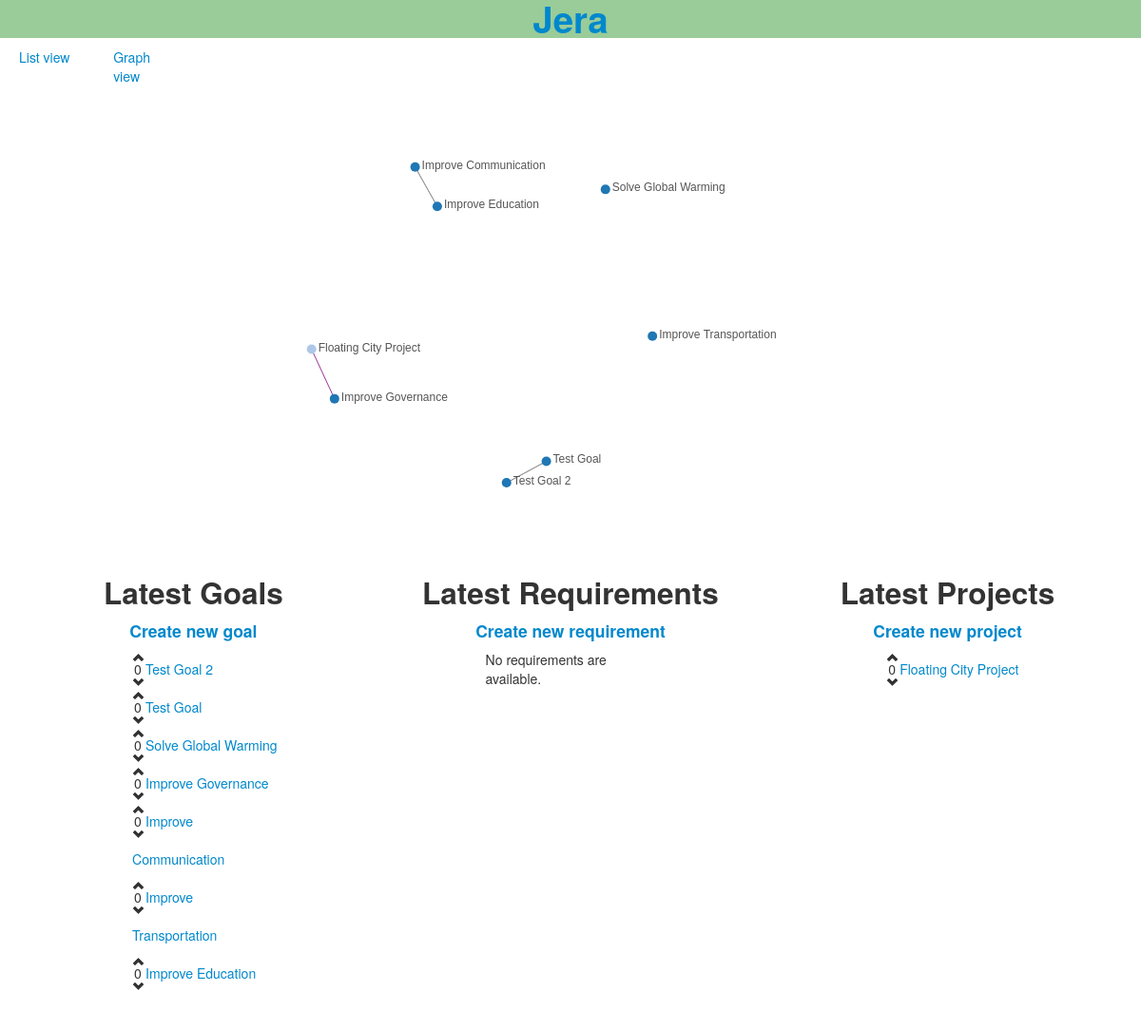
The page / on the database its author committed.
### stokosm/models.py (models this page shows, shortened)
class Node(GeneralContent):
  related = models.ManyToManyField("self", through='Connection', symmetrical=False, related_name='reverse_related')
  description = models.CharField(max_length=2000, blank=True)
  ranking = models.IntegerField(default=0)

class Goal(Node):
  pass

class GeneralContent(models.Model):
  name = models.CharField(max_length=200)
  pub_date = models.DateTimeField('date published', default=datetime.now)
  class Meta:
    abstract = True

class Node(GeneralContent):
  related = models.ManyToManyField("self", through='Connection', symmetrical=False, related_name='reverse_related')
  description = models.CharField(max_length=2000, blank=True)
  ranking = models.IntegerField(default=0)

class Project(Node):
  linked_goals = models.ManyToManyField(Goal, through='Link', related_name='linked_projects')
  linked_req = models.ManyToManyField(Requirement, through='Link', related_name='linked_projects')

### stokosm/views.py (the view, shortened to what this page needs)
# urls.py: url(r'^$', views.index, name="index"),
def index(request, error_message=""):
	pages = {'goal_page': 1, 'requirement_page': 1, 'project_page': 1, }
	if "goal_page" in request.GET:
		pages["goal_page"] = request.GET.get("goal_page")
	if "requirement_page" in request.GET:
		pages["requirement_page"] = request.GET.get("requirement_page")
	if "project_page" in request.GET:
		pages["project_page"] = request.GET.get("project_page")
	goal_paginator = Paginator(Goal.objects.order_by('-pub_date'), 10)
	requirement_paginator = Paginator(Requirement.objects.order_by('-pub_date'), 10)
	project_paginator = Paginator(Project.objects.order_by('-pub_date'), 10)
	try:
		goals = goal_paginator.page(pages["goal_page"])
		requirements = requirement_paginator.page(pages["requirement_page"])
		projects = project_paginator.page(pages["project_page"])
	except PageNotAnInteger:
		goals = goal_paginator.page(1)
		requirements = requirement_paginator.page(1)
		projects = project_paginator.page(1)
	except EmptyPage:
		goals = goal_paginator.page(goal_paginator.num_pages)
		requirements = requirement_paginator.page(requirement_paginator.num_pages)
		projects = project_paginator.page(project_paginator.num_pages)
	for goal in goals:
		if request.method == 'POST' and ( str(goal.id)+"_vote" in request.POST):
			vote = request.POST.get(str(goal.id)+"_vote")
			if vote == "upvote":
				goal.ranking+=1
				goal.save()
			elif vote == "downvote":
				goal.ranking-=1
				goal.save()
	for project in projects:
		if request.method == 'POST' and ( str(project.id)+"_vote" in request.POST):
			vote = request.POST.get(str(project.id)+"_vote")
			if vote == "upvote":
				project.ranking+=1
				project.save()
			elif vote == "downvote":
				project.ranking-=1
				project.save()
	context = {'goals': goals,
	'requirements': requirements,
	'projects': projects,
	'error_message': error_message}
	return render(request, 'stokosm/index.html', context)

### stokosm/templates/stokosm/index.html (shortened to what this page needs)
{% extends "stokosm/base.html" %}
{% block content %}
<div class="row-fluid">
	<div class="span1">
		<a>List view</a>
	</div>
	<div class="span1">
		<a>Graph view</a>
	</div>
	<div class="span10">
	</div>
</div>
<div class="row-fluid" id="graph_view">
</div>
<div class="row-fluid" id="list_view">
	<div class="span4" id="latest_goals">
		<h2 class="text-center">Latest Goals</h2>
		<h4 class="text-center"><a href="{% url 'stokosm:create' node_type='goal' %}">Create new goal</a></h3>
		<div class="row-fluid">
			<div class="span3"></div>
			<div class="span6">
				{% if goals %}
					<ul>
					{% for goal in goals %}
						<li class="listed_node">
						<div class="vote">
						<form method="POST" action="{% url 'stokosm:index' %}" id="{{ goal.id }}_vote_form">
							<i class="icon-chevron-up" onclick="document.getElementById('{{ goal.id }}_vote').value='upvote'; document.getElementById('{{ goal.id }}_vote_form').submit();"></i>
							<br>
							<span class="ranking">{{ goal.ranking }}</span>
							<br>
							<i class="icon-chevron-down" onclick="document.getElementById('{{ goal.id }}_vote').value='downvote'; document.getElementById('{{ goal.id }}_vote_form').submit();"></i>
						</form>
						</div>
							<a href="{% url 'stokosm:detail' node_type='goal' node_id=goal.id %}">{{ goal.name }}</a>
						</li>
						{% endfor %}
					</ul>
				{% else %}
					<p>No goals are available.</p>
				{% endif %}
			</div>
			<div class="span3"></div>
		</div>
	</div>
	<div class="span4" id="latest_requirement">
		<h2 class="text-center">Latest Requirements</h2>
		<h4 class="text-center"><a href="{% url 'stokosm:create' node_type='requirement' %}">Create new requirement</a></h3>
		<div class="row-fluid">
			<div class="span3"></div>
			<div class="span6">
				{% if requirements%}
					<ul>
					{% for requirement in requirements %}
						<li>
						<li class="listed_node">
						<div class="vote">
						<form method="POST" action="{% url 'stokosm:index' %}" id="{{ requirement.id }}_vote_form">
						<input type="hidden" name="{{ requirement.id }}_vote" id="{{ requirement.id }}_vote">
							{% csrf_token %}
							<i class="icon-chevron-up" onclick="document.getElementById('{{ requirement.id }}_vote').value='upvote'; document.getElementById('{{ requirement.id }}_vote_form').submit();"></i>
							<br>
							<span class="ranking">{{ requirement.ranking }}</span>
							<br>
							<i class="icon-chevron-down" onclick="document.getElementById('{{ requirement.id }}_vote').value='downvote'; document.getElementById('{{ requirement.id }}_vote_form').submit();"></i>
						</form>
						</div>
						<a href="{% url 'stokosm:detail' node_type='requirement' node_id=requirement.id %}">{{ requirement.name }}</a></li>
						{% endfor %}
					</ul>
				{% else %}
					<p>No requirements are available.</p>
				{% endif %}
			</div>
			<div class="span3"></div>
		</div>
	</div>
	<div class="span4" id="latest_goals">
		<h2 class="text-center">Latest Projects</h2>
		<h4 class="text-center"><a href="{% url 'stokosm:create' node_type='project' %}">Create new project</a></h3>
		<div class="row-fluid">
			<div class="span3"></div>
			<div class="span6">
				{% if projects%}
					<ul>
					{% for project in projects %}
						<li>
						<li class="listed_node">
						<div class="vote">
						<form method="POST" action="{% url 'stokosm:index' %}" id="{{ project.id }}_vote_form">
							<i class="icon-chevron-up" onclick="document.getElementById('{{ project.id }}_vote').value='upvote'; document.getElementById('{{ project.id }}_vote_form').submit();"></i>
							<br>
							<span class="ranking">{{ project.ranking }}</span>
							<br>
							<i class="icon-chevron-down" onclick="document.getElementById('{{ project.id }}_vote').value='downvote'; document.getElementById('{{ project.id }}_vote_form').submit();"></i>
						</form>
						</div>
						<div>
						<a href="{% url 'stokosm:detail' node_type='project' node_id=project.id %}">{{ project.name }}</a></li>
						{% endfor %}
					</ul>
				{% else %}
					<p>No projects are available.</p>
				{% endif %}
			</div>
			<div class="span3"></div>
		<div class="row-fluid">
		</div>
		</div>
	</div>
</div>
<div class="row-fluid" id="filters">
<div class="span4"></div>
<div class="span4"></div>
<div class="span4"></div>
</div>
{% endblock %}

### stokosm/templates/stokosm/base.html (shortened to what this page needs)
{% load staticfiles %}
<!DOCTYPE html>
<html lang="en">
<head>
	<link rel="stylesheet" type="text/css" href="{% static "bootstrap/css/bootstrap.css" %}" />
	<link rel="stylesheet" type="text/css" href="{% static "bootstrap/css/bootstrap-responsive.css" %}" />
    <link rel="stylesheet" type="text/css" href="{% static "jera/css/style.css" %}" />
</head>
<body>
    <header id="header">
		<h1 class="text-center"><a href="{% url 'stokosm:index' %}">Jera</a></h1>
    </header>
    <div class="container-fluid">
    {% block content %}
    {% endblock %}
    </div>
</body>
</html>

### jera_sandbox3/static/jera/css/style.css (style rules this page uses)
#header { background-color: #99CC99; color: #101010; }
#header h1 { margin-top: 0; }
#header a { margin-top: 0; }
ul { list-style-type: none; }
li.listed_node { line-height: 40px; }
.vote { float: left; height: 20px; line-height: 10px; }
.ranking { position: relative; left: 2px; }

### rows shown on the page
Goal: ranking "0", name "Test Goal 2"
Goal: ranking "0", name "Test Goal"
Goal: ranking "0", name "Solve Global Warming"
Goal: ranking "0", name "Improve Governance"
Goal: ranking "0", name "Improve Communication"
Goal: ranking "0", name "Improve Transportation"
Goal: ranking "0", name "Improve Education"
Project: ranking "0", name "Floating City Project"
